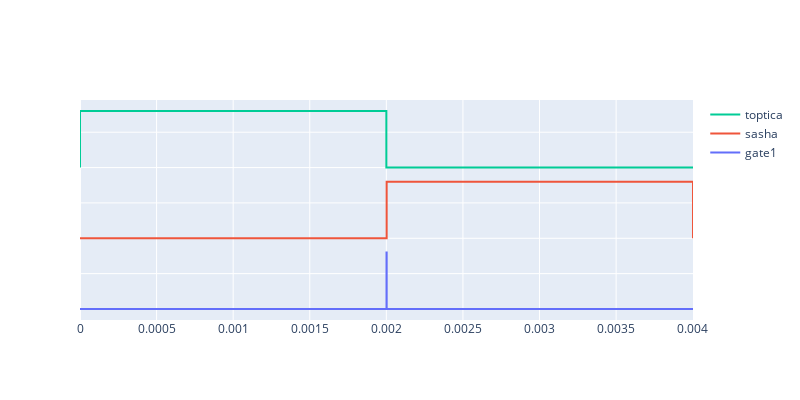

Notebook code cell kept with this figure:
### Code cell
staggered_trace = SingleTraceFig()

staggered_trace.set_data(
    y_ar=codewords,
    x_ar = np.arange(len(codewords)) * 1 / (300e6)
)

iplot(scan_pulse)
staggered_trace.show()

### Figure 1 — Plotly figure (JSON) as saved in the notebook; plotly's stock layout.template omitted (floating-point values rounded to 4 significant figures)
{"data": [{"hoverinfo": "text", "mode": "lines", "name": "gate1", "text": ["False", "2.00e-03", "2.00e-03", "True", "2.00e-03", "2.00e-03", "4.00e-03"], "type": "scatter", "x": [0, 0.002001, 0.002001, 0.002002, 0.002002, 0.002002, 0.004002], "y": [0, 0, 0.8, 0.8, 0.8, 0, 0]}, {"hoverinfo": "text", "mode": "lines", "name": "sasha", "text": ["False", "2.00e-03", "2.00e-03", "True", "4.00e-03", "4.00e-03", "4.00e-03"], "type": "scatter", "x": [0, 0.002002, 0.002002, 0.003002, 0.004002, 0.004002, 0.004002], "y": [1, 1, 1.8, 1.8, 1.8, 1, 1]}, {"hoverinfo": "text", "mode": "lines", "name": "toptica", "text": ["False", "0.00e+00", "True", "2.00e-03", "2.00e-03", "4.00e-03"], "type": "scatter", "x": [0, 0, 0.001, 0.002, 0.002, 0.004002], "y": [2, 2.8, 2.8, 2.8, 2, 2]}], "layout": {"height": 400, "hovermode": "closest", "legend": {"traceorder": "reversed"}, "title": {"text": ""}, "width": 800, "yaxis": {"showticklabels": false}}}
